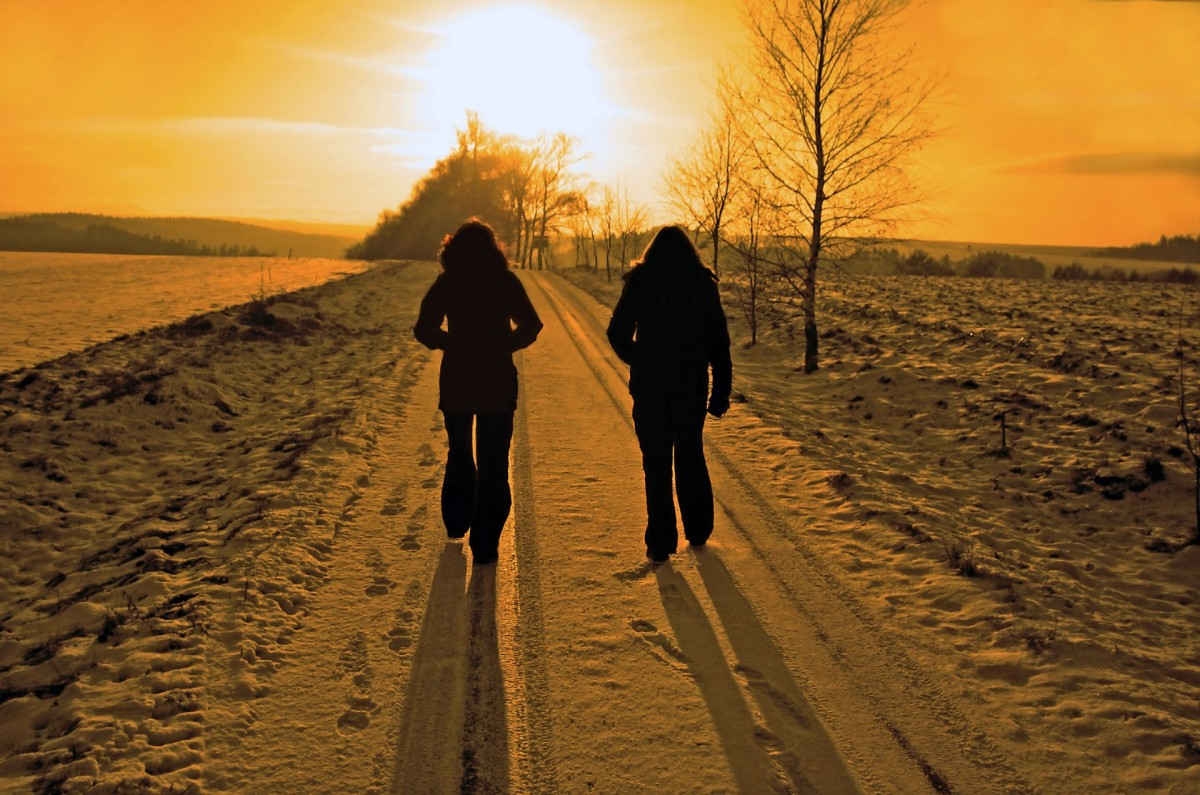
//> input picture Resources/PeopleLandscape.jpeg, 1200 x 795 px
$ ./E9GrabCutInpainting   (built with g++ and OpenCV 4)
//> lines starting //> are read from the running program, lines starting //| are printed output that depends on the picture; after the words box and inside, x2 and y2 are one past the last pixel; in counts of white or black regions, pixels touching at a corner belong together
#include <opencv2/opencv.hpp>
#include <stdio.h>
#include <iostream>

struct Ims {
    cv::Mat preDraw;
    cv::Mat postDraw;
    cv::Point2i pStart;

    Ims(cv::Mat preDraw, cv::Mat postDraw){
        this->preDraw = preDraw;
        this->postDraw = postDraw;
    }

};

void onMouse(int event, int x, int y, int flags, void *imgs)
{

    Ims* images = ((Ims *)imgs);
    cv::Mat preDraw = images->preDraw;
    cv::Mat postDraw = images->postDraw;

    cv::Point p(x, y);
    cv::Scalar white = {255, 255, 255, 255};

    if (event == cv::EVENT_LBUTTONDOWN)
    { // Start doing a new white masking
        images->pStart  = p;
        try
        {
            // Code that could throw an exception
            cv::destroyWindow("proc");
        }
        catch (...)
        {
            // Code that executes when an exception of type
        }
    }
    else if (event == cv::EVENT_MOUSEMOVE && flags & cv::EVENT_FLAG_LBUTTON)
    { // Continue doing white masking

        cv::Point pFinish(x, y);
        cv::Rect selection(images->pStart, pFinish);
        // std::cout << selection << '\n';
        postDraw = preDraw.clone();                      // cleans up the image from having prior rectangle on it
        // std::cout << "Reset image!" << "\n";
        cv::rectangle(postDraw, selection, white, 1); // draws the rectangle on the image
        // std::cout << "Drew Rectangle" << "\n";
        cv::imshow("img",postDraw);


    }

    else if (event == cv::EVENT_LBUTTONUP)
    { // create inpainted image based on masking and display it. End masking process
        // Wipe the images clean
        // cv::Mat copy = orig.clone();
        //image = orig.clone();
        std::cout << "Reset image!" << "\n";


        // Get and set the corners of selection rectangle
        cv::Point pFinish(x, y);
        cv::Point topLeft(images->pStart),
            bottomLeft(images->pStart.x, pFinish.y),
            topRight(pFinish.x, images->pStart.y),
            bottomRight(pFinish);
        cv::Rect selectionBox(images->pStart,pFinish);
        cv::Point corners[] = {topLeft, topRight, bottomRight, bottomLeft};
        std::cout << corners[1] << '\n';
        if (images->pStart == pFinish){std::cout << "Same start and end point" << std::endl; return;}


        // [13 lines of commented-out code are left out]
        cv::Mat bgdModel;
        cv::Mat fgdModel;
        cv::Mat mask;
        cv::grabCut(preDraw,mask,selectionBox,bgdModel, fgdModel,4,cv::GC_INIT_WITH_RECT);
        typedef uchar PIXEL_T;
        PIXEL_T pixel = 0;
        cv::Mat proc1 = mask;
        for (int row = 0; row < proc1.rows; ++row){
            for (int col = 0; col < proc1.cols; ++col){
                pixel = proc1.at<PIXEL_T>(col,row);
                int area = 0;
                if (pixel <3){
                    pixel = proc1.at<PIXEL_T>(col,row) = 0;
                }
            }
        }
        cv::morphologyEx(mask,mask,cv::MORPH_CLOSE,cv::Mat(), cv::Point(-1,-1),2);
        cv::inpaint(preDraw,mask,postDraw,3,cv::INPAINT_NS);
        // cv::blur(postDraw,postDraw, cv::Size(3,3));

        // std::cout << "rectMask: " << rectMask << std::endl;
        cv::equalizeHist(proc1, proc1);

        cv::imshow("mask", proc1);
        cv::imshow("proc", postDraw);


    }
}

int main(int argc, char** argv){
    std::string path = "../Resources/PeopleLandscape.jpeg";
    //std::string path2 = "../Resources/img2.jpg";
    cv::Mat img;
    //cv::Mat img2;

    if (argc >1){
        cv::Mat img = cv::imread(argv[1],-1);
        //cv::Mat img2 = cv::imread(argv[2],-1);
}

    cv::namedWindow("img", cv::WINDOW_AUTOSIZE);
    cv::namedWindow("mask", cv::WINDOW_AUTOSIZE);
    cv::namedWindow("proc", cv::WINDOW_AUTOSIZE);
    if( img.empty()) {
        img = cv::imread(path, cv::IMREAD_COLOR);
//> img is the input picture: 795 rows x 1200 cols, CV_8UC3; mean B, G, R 46.2, 99.3, 139.1
        //img2 = cv::imread(path2, cv::IMREAD_COLOR);
        if( img.empty()) {
            std::cout << "No image provided";
            return -1;
        }
    }

    // Format image here
    cv::Mat fImg = img.clone();
    cv::resize(fImg,fImg,cv::Size(600,600));
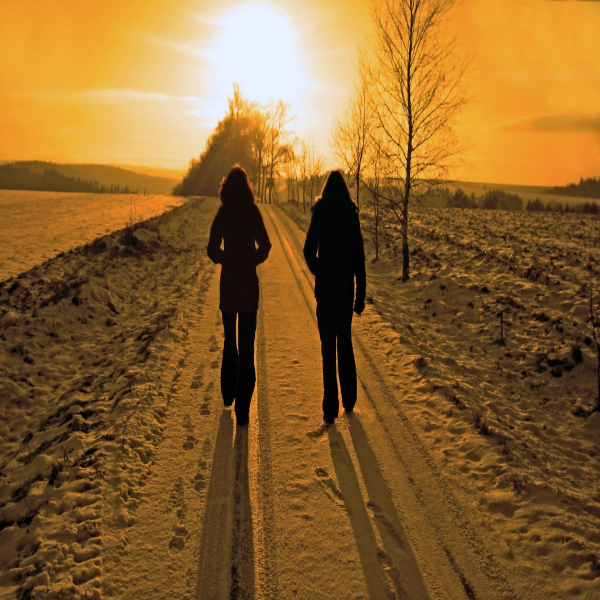
//> fImg: 600 rows x 600 cols, CV_8UC3; mean B, G, R 46.1, 99.2, 139
    //cv::Mat fImgBW = fImg.clone();
    //cv::cvtColor(fImg,fImgBW,cv::COLOR_BGR2GRAY);
    //cv::Mat fImg2 = img2.clone();

    // Process image here
    cv::Mat proc = fImg.clone();

    cv::Mat preDraw = proc.clone();
    cv::Mat postDraw = proc.clone();

    Ims images(preDraw,postDraw);

    imshow("img", images.preDraw);
    imshow("proc", images.postDraw);
    // imshow("mask", mask);

    cv::setMouseCallback("img",onMouse,&images);

    cv::waitKey(0);
//> the left mouse button is pressed at (150, 150)
//> the mouse is dragged to (300, 300)
//> the mouse is dragged to (450, 450)
//> call 3 of onMouse, with event = 0, x = 450, y = 450, flags = 1
//> in onMouse (call 3), `cv::rectangle(postDraw, selection, white, 1);`:
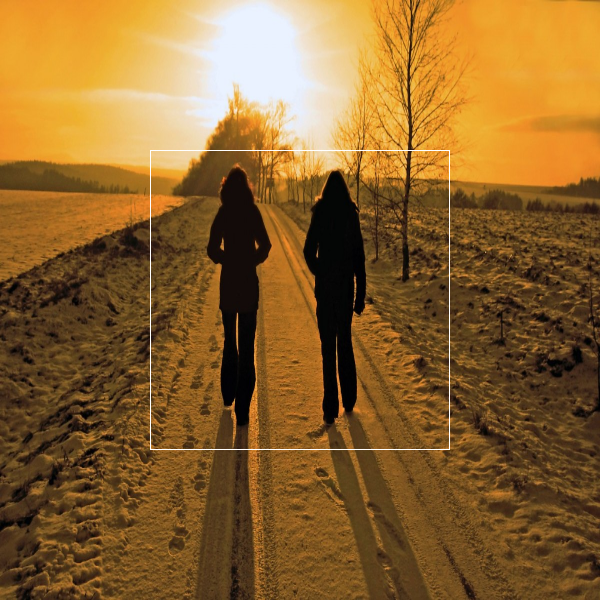
//> postDraw: 600 rows x 600 cols, CV_8UC3; mean B, G, R 46.8, 99.7, 139.3
//> the button is released at (450, 450)
//> call 4 of onMouse, with event = 4, x = 450, y = 450, flags = 0
//> in onMouse (call 4), `cv::grabCut(preDraw,mask,selectionBox,bgdModel, fgdModel,4,cv::GC_INIT..`:
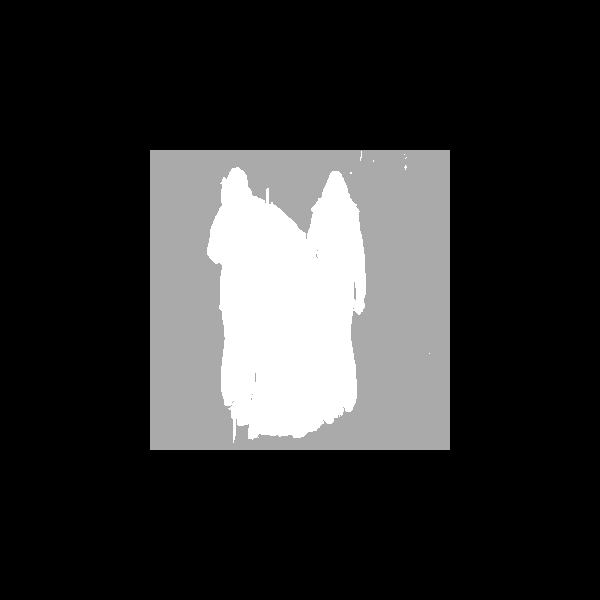
//> mask: 600 rows x 600 cols, CV_8UC1; min 0, max 3, mean 0.59; drawn with min black and max white
//> in onMouse (call 4), `cv::grabCut(preDraw,mask,selectionBox,bgdModel, fgdModel,4,cv::GC_INIT..`: bgdModel = 65 values, max 3704.4 at index 38, min -107.9 at index 40, mean 184.8; fgdModel = 65 values, max 1105.4 at index 46, min 0.0415 at index 3, mean 115.3
//> after the loop in onMouse (call 4), `for (int row = 0; row < proc1.rows; ++row)`:
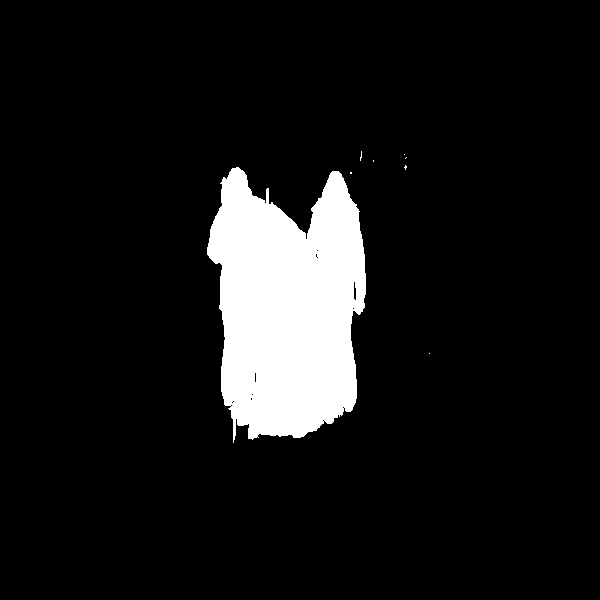
//> proc1: 600 rows x 600 cols, CV_8UC1; values 0 (black) and 3 (white), 9% white; 8 white regions (7 under 20 px), largest, box (x1, y1, x2, y2) and area: (207, 167, 366, 443) 32288
//> after the loop in onMouse (call 4), `for (int row = 0; row < proc1.rows; ++row)`: pixel = 0
//> in onMouse (call 4), `cv::morphologyEx(mask,mask,cv::MORPH_CLOSE,cv::Mat(), cv::Point(-1,-1)..`: mask: 600 rows x 600 cols, CV_8UC1; values 0 (black) and 3 (white), 9% white; 8 white regions (7 under 20 px), largest, box (x1, y1, x2, y2) and area: (207, 167, 366, 443) 32428
//> in onMouse (call 4), `cv::inpaint(preDraw,mask,postDraw,3,cv::INPAINT_NS);`:
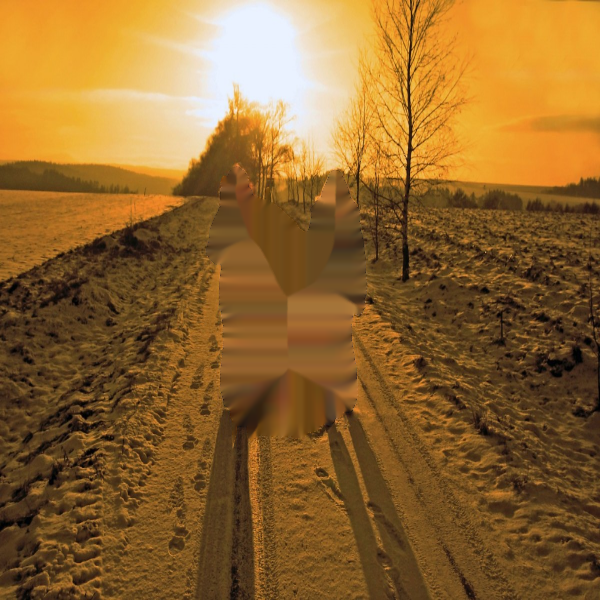
//> postDraw: 600 rows x 600 cols, CV_8UC3; 9.02% of pixels changed, all inside (x1, y1, x2, y2) = (207, 151, 430, 443)
//> in onMouse (call 4), `cv::equalizeHist(proc1, proc1);`:
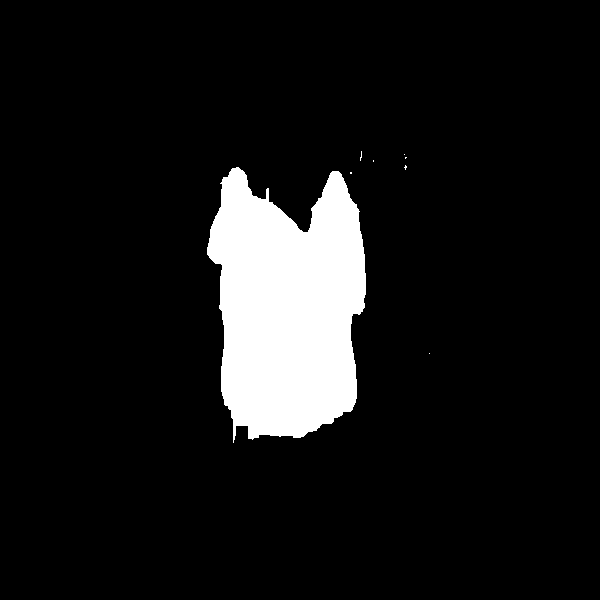
//> proc1: 600 rows x 600 cols, CV_8UC1; 9% white; 8 white regions (7 under 20 px), largest, box (x1, y1, x2, y2) and area: (207, 167, 366, 443) 32428


    while (1){


        if(cv::waitKey(20) == 27) {break;}
//> the Esc key is pressed

    }
    cv::imshow("img",img);
    //cv::imshow("img2",img2);
    cv::imshow("proc",proc);
    cv::waitKey(0);
    cv::destroyAllWindows();
    return 0;

}
